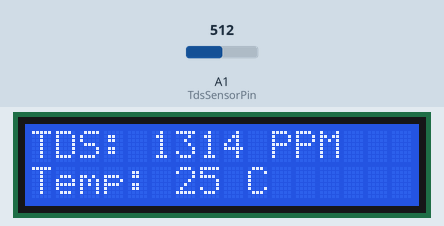
The sketch below on a simulated Arduino Uno, built with avr-gcc and run on an emulated ATmega328P. Shown: 16×2 character LCD. The inputs (shaded band) are chosen by the test bench; at power-on: A1 (TdsSensorPin) = 512. What the sketch prints to the serial monitor is not drawn.

Above: at 1.5 s.
1.6 s: A1 (TdsSensorPin) set to 716
At 3.5 s:
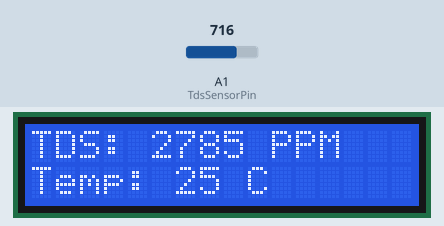
4.0 s: A1 (TdsSensorPin) set to 810
At 5.4 s:
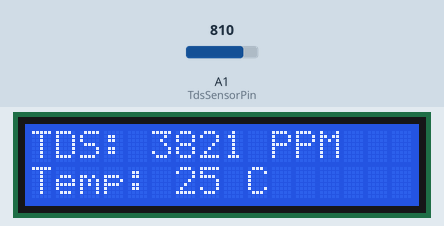
6.4 s: A1 (TdsSensorPin) set to 790
At 8.6 s:
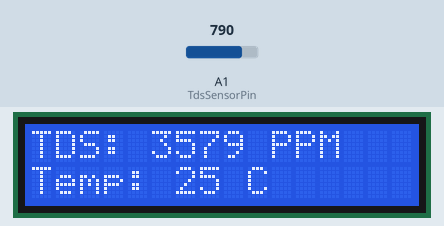
Timing chart, 0 to 10.1 s (numbered marks = the images above; inputs shaded):
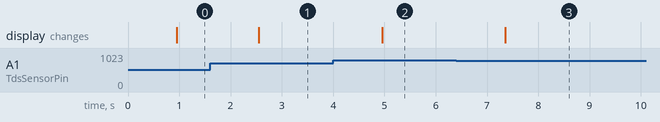

Measured:
- after the input at 1.6 s, the display: changes after 0.95 s (image 1)
- after the input at 4.0 s, the display: changes after 0.95 s (image 2)
- after the input at 6.4 s, the display: changes after 0.96 s (image 3)

The sketch:

Code.ino
```cpp
#include <LiquidCrystal_I2C.h>
LiquidCrystal_I2C lcd(0x27, 16, 2);

#define TdsSensorPin A1
#define VREF 5.0
#define SCOUNT 30

int analogBuffer[SCOUNT];
int analogBufferTemp[SCOUNT];
int analogBufferIndex = 0, copyIndex = 0;

float averageVoltage = 0, tdsValue = 0, temperature = 25;

void setup() {
  Serial.begin(9600);
  pinMode(TdsSensorPin, INPUT);
  lcd.init();
  lcd.backlight();

  Serial.println("-- MONITORING START --");
  Serial.println("---------------------------");
}

void loop() {
  static unsigned long analogSampleTimepoint = millis();
  if (millis() - analogSampleTimepoint > 40U) {
    analogSampleTimepoint = millis();
    analogBuffer[analogBufferIndex] = analogRead(TdsSensorPin);
    analogBufferIndex++;
    if (analogBufferIndex == SCOUNT)
      analogBufferIndex = 0;
  }

  static unsigned long printTimepoint = millis();
  if (millis() - printTimepoint > 800U) {
    printTimepoint = millis();

    for (copyIndex = 0; copyIndex < SCOUNT; copyIndex++)
      analogBufferTemp[copyIndex] = analogBuffer[copyIndex];

    averageVoltage = getMedianNum(analogBufferTemp, SCOUNT) * (float)VREF / 1024.0;
    float compensationCoefficient = 1.0 + 0.02 * (temperature - 25.0);
    float compensationVoltage = averageVoltage / compensationCoefficient;
    tdsValue = (133.42 * compensationVoltage * compensationVoltage * compensationVoltage
                - 255.86 * compensationVoltage * compensationVoltage
                + 857.39 * compensationVoltage) * 0.5;

    Serial.print("Raw Voltage: ");
    Serial.print(averageVoltage, 2);
    Serial.println(" V");

    Serial.print("Compensated Voltage: ");
    Serial.print(compensationVoltage, 2);
    Serial.println(" V");

    Serial.print("Temperature: ");
    Serial.print(temperature, 1);
    Serial.println(" °C");

    Serial.print("TDS Value: ");
    Serial.print(tdsValue, 0);
    Serial.println(" ppm");
    Serial.println("---------------------------");

    char lcdLine1[17];
    char lcdLine2[17];

    sprintf(lcdLine1, "TDS: %04d PPM", (int)tdsValue);

    sprintf(lcdLine2, "Temp: %02d C", (int)temperature);

    lcd.setCursor(0, 0);
    lcd.print(lcdLine1);
    lcd.setCursor(0, 1);
    lcd.print(lcdLine2);
  }
}

int getMedianNum(int bArray[], int iFilterLen) {
  int bTab[iFilterLen];
  for (byte i = 0; i < iFilterLen; i++)
    bTab[i] = bArray[i];

  int i, j, bTemp;
  for (j = 0; j < iFilterLen - 1; j++) {
    for (i = 0; i < iFilterLen - j - 1; i++) {
      if (bTab[i] > bTab[i + 1]) {
        bTemp = bTab[i];
        bTab[i] = bTab[i + 1];
        bTab[i + 1] = bTemp;
      }
    }
  }

  if ((iFilterLen & 1) > 0)
    bTemp = bTab[(iFilterLen - 1) / 2];
  else
    bTemp = (bTab[iFilterLen / 2] + bTab[iFilterLen / 2 - 1]) / 2;

  return bTemp;
}
```
